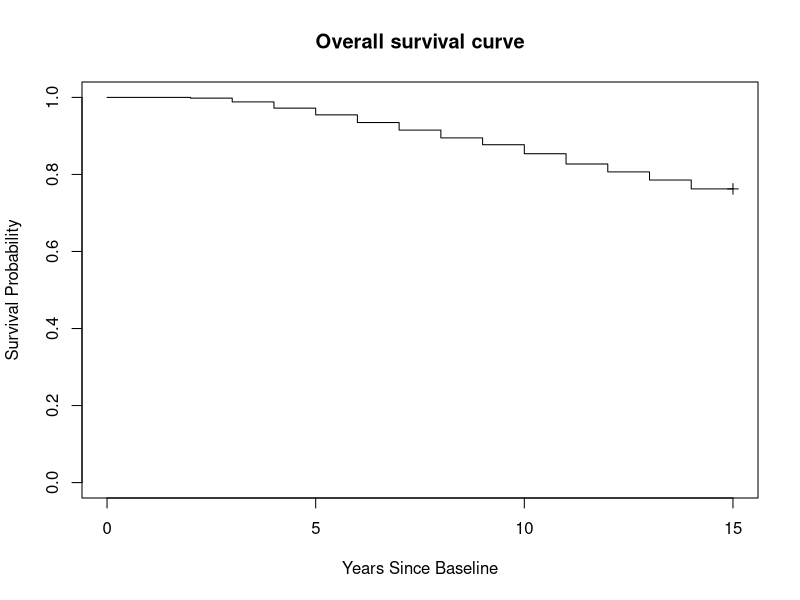
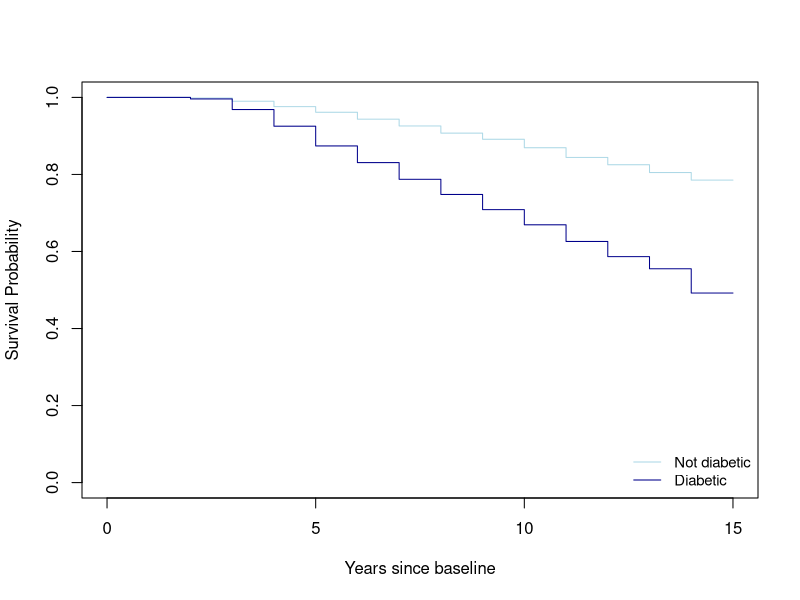
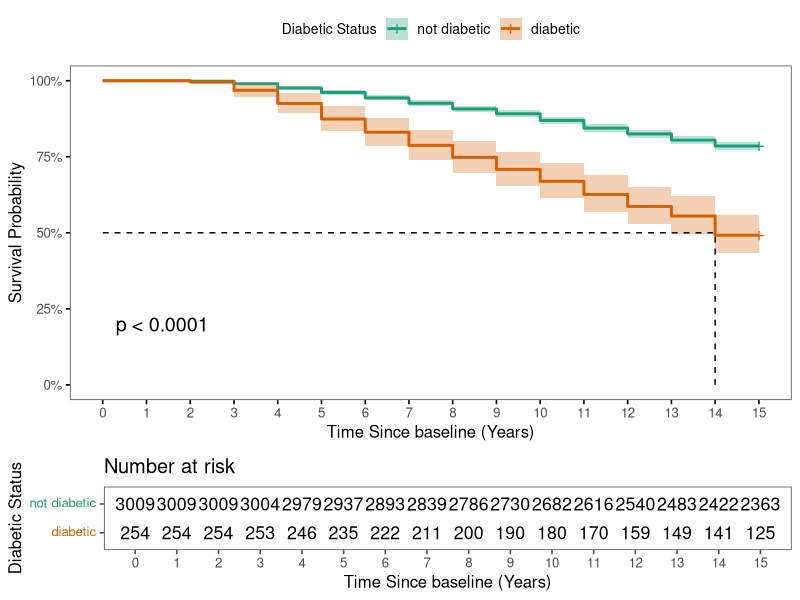
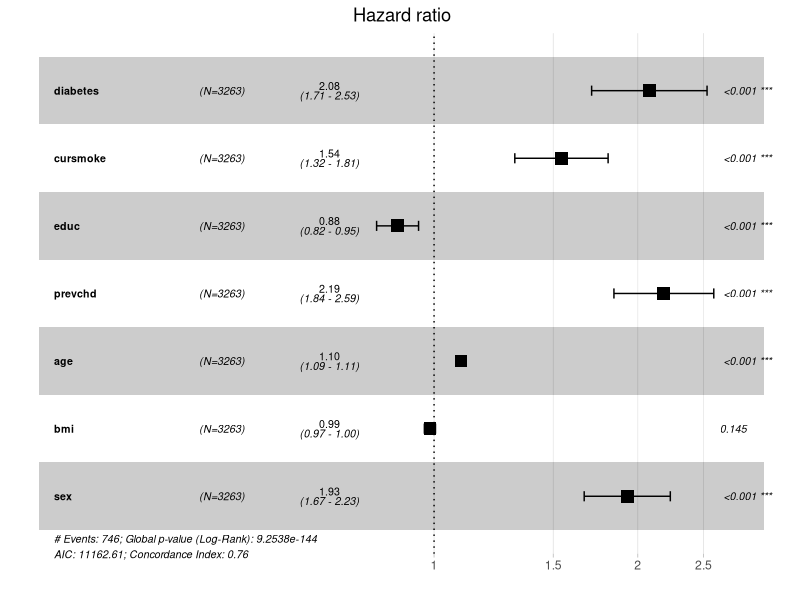

R code for these plots, in order:
## ---- chunk 1
# Load in libraries
library(haven)
library(dplyr)
library(survival)
library(ggthemes)

## ---- chunk 2
FHS <- read_sav("data/Cox Prop Hazard Regression Data.sav")
## ---- chunk 3
FHS_surv <- Surv(time = FHS$TimeDeathYears,
                 event = FHS$death)

summary(survfit(FHS_surv ~ 1))
  
## ---- chunk 4
plot(FHS_surv, 
     xlab = "Years Since Baseline",    # x-axis label
     ylab ="Survival Probability",   # y-axis label
     main = "Overall survival curve", # figure title
     ylim = c(0, 1),
     mark.time = TRUE,
     conf.int = FALSE
)
## ---- chunk 5
FHS_fit_db <- survfit(Surv(TimeDeathYears, death) ~ diabetes, data = FHS)

col_diabetes <- c("lightblue", "darkblue")

plot(
  FHS_fit_db,
  col = col_diabetes,
  xlab = "Years since baseline",
  ylab = "Survival Probability")
legend(
  "bottomright",
  legend = c("Not diabetic","Diabetic"),
  col = col_diabetes,
  lty = 1,
  cex = .9,
  bty = "n")
## ---- chunk 6

survminer::ggsurvplot(
  FHS_fit_db, 
  data = FHS,          
  conf.int = TRUE,  
  surv.scale = "percent",        # present probabilities in the y axis in %
  break.time.by = 1,            # present the time axis with an increment of years
  xlab = "Time Since baseline (Years)",
  ylab = "Survival Probability",
  pval = T,       # print p-value at these plot coordinates
  risk.table = T,                # print the risk table at bottom 
  legend.title = "Diabetic Status",       # legend characteristics
  legend.labs = c("not diabetic","diabetic"),
  font.legend = 10, 
  palette = "Dark2",             # specify color palette 
  surv.median.line = "hv",       # draw horizontal and vertical lines to the median survivals
  ggtheme = theme_few()
)
## ---- chunk 7
FHS_cox <-  coxph(
  Surv(TimeDeathYears, death) ~ diabetes + cursmoke + diabetes + 
    educ + prevchd + age + bmi + sex,
  data = FHS
)

summary(FHS_cox)

FHS_cox_test <- cox.zph(FHS_cox)
FHS_cox_test

survminer::ggforest(FHS_cox, data = FHS)
